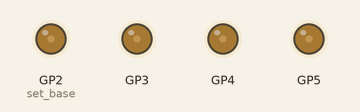
The program below on a simulated Raspberry Pi Pico running MicroPython. On the bench: output pins drawn as LEDs (lit = HIGH). At 10.0 s the program stops and its outputs stay as they are.

Above: at 0.1 s.
At 10.1 s:
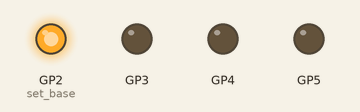
Timing chart, 0 to 11.5 s (numbered marks = the images above):
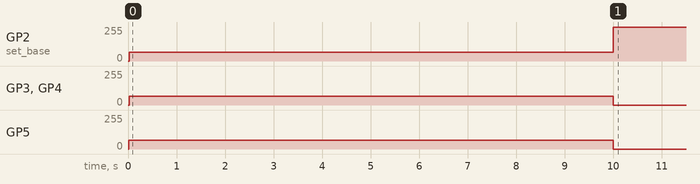

The program:

button_test.py
```python
from machine import Pin
from rp2 import PIO, StateMachine, asm_pio
from time import sleep
import sys

@asm_pio(set_init=(PIO.OUT_LOW,) * 4)
def prog():
    wrap_target()
    set(pins, 8) [31] # 8
    nop() [31]
    nop() [31]
    nop() [31]
    nop() [31]
    nop() [31]
    nop() [31]
    set(pins, 4) [31] # 4
    nop() [31]
    nop() [31]
    nop() [31]
    nop() [31]
    nop() [31]
    nop() [31]
    set(pins, 2) [31] # 2
    nop() [31]
    nop() [31]
    nop() [31]
    nop() [31]
    nop() [31]
    nop() [31]
    set(pins, 1) [31] # 1
    nop() [31]
    nop() [31]
    nop() [31]
    nop() [31]
    nop() [31]
    nop() [31]
    wrap()


sm = StateMachine(0, prog, freq=100000, set_base=Pin(2))


sm.active(1)
sleep(10)
sm.active(0)
sm.exec("set(pins,0)")
```

Measured:
- by itself, GP2 (set_base): 0/255 → 64/255 at 0.02 s, → 255/255 10.0 s later
- by itself, GP3–5: 0/255 → 64/255 at 0.02 s, → 0/255 10.0 s later
